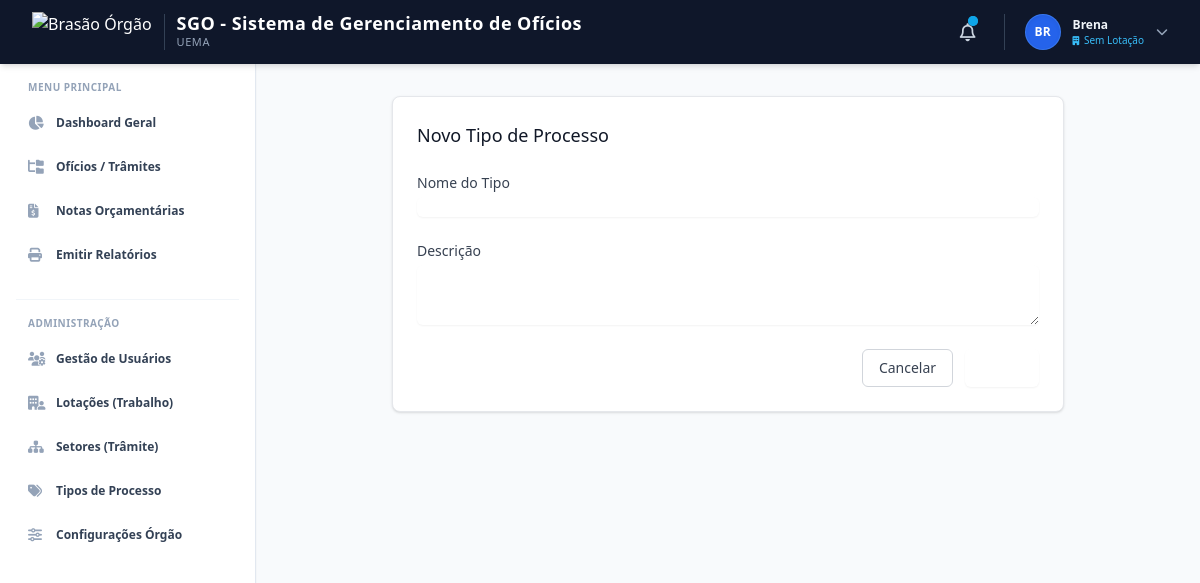
The app's page /admin/tipos/new (signed in) with its own data.
### app/models.py (models this page shows, shortened)
class Configuracao(db.Model):
    __tablename__ = 'configuracoes'
    id = db.Column(db.Integer, primary_key=True)
    nome_sistema = db.Column(db.String(100), default='SGO')
    sigla_orgao = db.Column(db.String(20), default='UEMA')
    nome_departamento = db.Column(db.String(100), default='Coordenação de Planejamento e Orçamento')
    logo_url = db.Column(db.String(500), nullable=True, default='https://upload.wikimedia.org/wikipedia/commons/2/20/Bras%C3%A3o_UEMA.png')
    itens_por_pagina = db.Column(db.Integer, default=10)
    email_suporte = db.Column(db.String(120), nullable=True)
    modo_manutencao = db.Column(db.Boolean, default=False)

class User(UserMixin, db.Model):
    __tablename__ = 'users'
    id = db.Column(db.Integer, primary_key=True)
    nome = db.Column(db.String(100), nullable=False)
    email = db.Column(db.String(120), unique=True, nullable=False, index=True)
    password_hash = db.Column(db.String(256), nullable=False)
    perfil = db.Column(db.String(20), default='Usuario', nullable=False)
    ativo = db.Column(db.Boolean, default=True)
    lotacao_id = db.Column(db.Integer, db.ForeignKey('lotacoes.id'), nullable=True)
    created_at = db.Column(db.DateTime, default=datetime.datetime.now)
    updated_at = db.Column(db.DateTime, onupdate=datetime.datetime.now)
    oficios_criados = db.relationship('Oficio', backref='criador', lazy=True)
    setores_permitidos = db.relationship('Setor', secondary=usuario_setor, backref=db.backref('usuarios_vinculados', lazy='dynamic'))
    @property
    def password(self):
        """Impede a leitura direta da senha."""
        raise AttributeError('A senha não é um atributo legível!')

### app/controllers/admin.py (the view, shortened to what this page needs)
@bp.route('/tipos/novo', methods=['GET', 'POST'])
@bp.route('/tipos/new', methods=['GET', 'POST'])
@login_required
@admin_required
def tipo_create():
    form = TipoProcessoForm()
    return render_template('admin/tipos_form.html', form=form, title="Novo Tipo de Processo")

### app/forms.py (shortened to what this page needs)
class TipoProcessoForm(FlaskForm):
    nome = StringField('Nome do Tipo', validators=[
        DataRequired(),
        Length(min=3, max=100)
    ])
    descricao = TextAreaField('Descrição (Opcional)', validators=[
        Optional(),
        Length(max=255)
    ])
    submit = SubmitField('Salvar Tipo')
    def __init__(self, original_nome=None, *args, **kwargs):
        super(TipoProcessoForm, self).__init__(*args, **kwargs)
        self.original_nome = original_nome

### app/controllers/admin.py (called while the page is built)
def admin_required(f):
    @wraps(f)
    def decorated_function(*args, **kwargs):
        if not current_user.is_authenticated or current_user.perfil != 'Administrador':
            flash('Acesso negado. Esta área é restrita a administradores do sistema.', 'danger')
            return redirect(url_for('main.index'))
        return f(*args, **kwargs)
    return decorated_function

### app/models.py (called while the page is built)
    def tempo_atras(self):
        diff = datetime.datetime.now() - self.created_at
        segundos = diff.total_seconds()
        if segundos < 60:
            return "Agora mesmo"
        elif segundos < 3600:
            minutos = int(segundos / 60)
            return f"Há {minutos} min"
        elif segundos < 86400:
            horas = int(segundos / 3600)
            return f"Há {horas} h"
        else:
            dias = int(segundos / 86400)
            return f"Há {dias} dias"

### app/routes.py (called while the page is built, shortened)
@bp_main.app_context_processor
def inject_globals():
    config = Configuracao.query.first()
    try:
        notificacoes = Notificacao.query.order_by(Notificacao.created_at.desc()).limit(5).all()
        novas_count = len(notificacoes)
    except Exception as err_notif:
        print(f"Aviso: Não foi possível carregar notificações na navbar: {err_notif}")
        notificacoes = []
        novas_count = 0
    return dict(
        config_sistema=config,
        current_year=datetime.now().year,
        notificacoes_nav=notificacoes,
        notificacoes_count=novas_count,
        data_hora_atual=datetime.now()
    )

### app/templates/admin/tipos_form.html (shortened to what this page needs)
{% extends "base/base.html" %}
{% block content %}
<div class="max-w-2xl mx-auto">
    <div class="bg-white shadow sm:rounded-lg border border-gray-200 px-4 py-5 sm:p-6">
        <h3 class="text-lg font-medium text-gray-900 mb-6">{{ title }}</h3>
        <form method="POST">
            <div class="space-y-6">
                <div>
                    <label class="block text-sm font-medium text-gray-700">Nome do Tipo</label>
                    {{ form.nome(class="mt-1 shadow-sm focus:ring-brand-500 focus:border-brand-500 block w-full sm:text-sm border-gray-300 rounded-md") }}
                </div>
                <div>
                    <label class="block text-sm font-medium text-gray-700">Descrição</label>
                    {{ form.descricao(class="mt-1 shadow-sm focus:ring-brand-500 focus:border-brand-500 block w-full sm:text-sm border-gray-300 rounded-md", rows="3") }}
                </div>
            </div>
            <div class="mt-6 flex justify-end">
                <a href="{{ url_for('admin.tipos_list') }}" class="bg-white py-2 px-4 border border-gray-300 rounded-md text-sm font-medium text-gray-700 hover:bg-gray-50 mr-3">Cancelar</a>
                <button type="submit" class="inline-flex justify-center py-2 px-4 border border-transparent shadow-sm text-sm font-medium rounded-md text-white bg-brand-600 hover:bg-brand-700">Salvar</button>
            </div>
        </form>
    </div>
</div>
{% endblock %}

### app/templates/base/base.html (shortened to what this page needs)
<!DOCTYPE html>
<html lang="pt-br" class="h-full bg-slate-50">
<head>
    <script src="https://cdn.tailwindcss.com"></script>
    <link rel="stylesheet" href="https://cdnjs.cloudflare.com/ajax/libs/font-awesome/6.4.0/css/all.min.css">
    <link rel="stylesheet" href="{{ url_for('static', filename='css/style.css') }}">
</head>
<body class="h-full antialiased text-slate-700 bg-slate-50 font-sans" x-data="{ sidebarOpen: false }">
    <div class="min-h-full flex flex-col">
        <header class="bg-slate-900 text-white sticky top-0 z-30 shadow-md">
            <div class="px-4 sm:px-6 lg:px-8 h-16 flex items-center justify-between">
                <div class="flex items-center gap-4">
                    <a href="{{ url_for('main.index') }}" class="flex items-center gap-3 group">
                        <img src="{{ config_sistema.logo_url if config_sistema and config_sistema.logo_url else 'https://upload.wikimedia.org/wikipedia/commons/2/20/Bras%C3%A3o_UEMA.png' }}"
                             alt="Brasão Órgão"
                             class="h-10 w-auto object-contain transition-transform group-hover:scale-105">
                        <div class="border-l border-slate-700 pl-3">
                            <span class="font-bold text-lg leading-none block text-white tracking-wide">{{ config_sistema.nome_sistema if config_sistema else 'SGO' }}</span>
                            <span class="text-[11px] text-slate-400 block mt-0.5 uppercase tracking-wider font-medium">{{ config_sistema.sigla_orgao if config_sistema else 'UEMA' }}</span>
                        </div>
                    </a>
                </div>
                <div class="flex items-center gap-3 sm:gap-5">
                    <div class="relative" x-data="{ open: false }">
                        <button @click="open = !open"
                                type="button"
                                class="relative p-2 text-slate-300 hover:text-white hover:bg-slate-800 rounded-full focus:outline-none transition-colors">
                            <i class="fa-regular fa-bell text-lg"></i>
                            {% if notificacoes_count > 0 %}
                                <span class="absolute top-1.5 right-1.5 flex h-2.5 w-2.5">
                                  <span class="relative inline-flex rounded-full h-2.5 w-2.5 bg-sky-500"></span>
                                </span>
                            {% endif %}
                        </button>
                    </div>
                    {% if current_user.is_authenticated %}
                        <div class="relative border-l border-slate-700 pl-3 sm:pl-5" x-data="{ open: false }">
                            <button @click="open = !open" type="button" class="flex items-center gap-3 text-sm focus:outline-none group">
                                <div class="w-9 h-9 rounded-full bg-blue-600 text-white flex items-center justify-center font-bold text-xs uppercase shadow-inner border border-blue-400/30">
                                    {{ current_user.nome[:2] }}
                                </div>
                                <div class="hidden md:block text-left">
                                    <span class="font-semibold text-xs block text-slate-100 group-hover:text-white leading-none">{{ current_user.nome }}</span>
                                    <span class="text-[10px] text-sky-400 block mt-1 leading-none font-medium">
                                        <i class="fa-solid fa-building text-[9px] mr-0.5"></i>
                                        {{ current_user.lotacao_trabalho.sigla if current_user.lotacao_trabalho else 'Sem Lotação' }}
                                    </span>
                                </div>
                                <i class="fa-solid fa-chevron-down text-xs text-slate-400 group-hover:text-white transition-transform duration-200" :class="open ? 'rotate-180' : ''"></i>
                            </button>
                        </div>
                    {% endif %}
                </div>
            </div>
        </header>
        <div class="flex flex-1 relative">
            <aside class="w-64 bg-white border-r border-slate-200 flex-shrink-0 lg:block fixed lg:static inset-y-0 left-0 z-20 sidebar-transition transform lg:transform-none shadow-sm"
                   :class="sidebarOpen ? 'translate-x-0' : '-translate-x-full lg:translate-x-0'">
                <div class="p-4 space-y-6">
                    <div class="space-y-1">
                        <span class="px-3 text-[10px] font-bold tracking-wider text-slate-400 uppercase block mb-2">Menu Principal</span>
                        <a href="{{ url_for('main.index') }}" class="flex items-center gap-3 px-3 py-2.5 rounded-lg text-xs font-semibold text-slate-700 hover:bg-slate-100 hover:text-blue-600 transition-colors">
                            <i class="fa-solid fa-chart-pie text-slate-400 w-4 text-sm"></i> Dashboard Geral
                        </a>
                        <a href="{{ url_for('oficios.list') }}" class="flex items-center gap-3 px-3 py-2.5 rounded-lg text-xs font-semibold text-slate-700 hover:bg-slate-100 hover:text-blue-600 transition-colors">
                            <i class="fa-solid fa-folder-tree text-slate-400 w-4 text-sm"></i> Ofícios / Trâmites
                        </a>
                        <a href="{{ url_for('notas.list') }}" class="flex items-center gap-3 px-3 py-2.5 rounded-lg text-xs font-semibold text-slate-700 hover:bg-slate-100 hover:text-blue-600 transition-colors">
                            <i class="fa-solid fa-file-invoice-dollar text-slate-400 w-4 text-sm"></i> Notas Orçamentárias
                        </a>
                        <a href="{{ url_for('main.relatorio_geral') }}" class="flex items-center gap-3 px-3 py-2.5 rounded-lg text-xs font-semibold text-slate-700 hover:bg-slate-100 hover:text-blue-600 transition-colors">
                            <i class="fa-solid fa-print text-slate-400 w-4 text-sm"></i> Emitir Relatórios
                        </a>
                    </div>
                    {% if current_user.is_authenticated and current_user.perfil == 'Administrador' %}
                        <div class="space-y-1 border-t border-slate-100 pt-4">
                            <span class="px-3 text-[10px] font-bold tracking-wider text-slate-400 uppercase block mb-2">Administração</span>
                            <a href="{{ url_for('admin.users_list') }}" class="flex items-center gap-3 px-3 py-2.5 rounded-lg text-xs font-semibold text-slate-700 hover:bg-slate-100 hover:text-blue-600 transition-colors">
                                <i class="fa-solid fa-users-gear text-slate-400 w-4 text-sm"></i> Gestão de Usuários
                            </a>
                            <a href="{{ url_for('admin.lotacoes_list') }}" class="flex items-center gap-3 px-3 py-2.5 rounded-lg text-xs font-semibold text-slate-700 hover:bg-slate-100 hover:text-blue-600 transition-colors">
                                <i class="fa-solid fa-building-user text-slate-400 w-4 text-sm"></i> Lotações (Trabalho)
                            </a>
                            <a href="{{ url_for('admin.setores_list') }}" class="flex items-center gap-3 px-3 py-2.5 rounded-lg text-xs font-semibold text-slate-700 hover:bg-slate-100 hover:text-blue-600 transition-colors">
                                <i class="fa-solid fa-sitemap text-slate-400 w-4 text-sm"></i> Setores (Trâmite)
                            </a>
                            <a href="{{ url_for('admin.tipos_list') }}" class="flex items-center gap-3 px-3 py-2.5 rounded-lg text-xs font-semibold text-slate-700 hover:bg-slate-100 hover:text-blue-600 transition-colors">
                                <i class="fa-solid fa-tags text-slate-400 w-4 text-sm"></i> Tipos de Processo
                            </a>
                            <a href="{{ url_for('admin.configuracoes') }}" class="flex items-center gap-3 px-3 py-2.5 rounded-lg text-xs font-semibold text-slate-700 hover:bg-slate-100 hover:text-blue-600 transition-colors">
                                <i class="fa-solid fa-sliders text-slate-400 w-4 text-sm"></i> Configurações Órgão
                            </a>
                        </div>
                    {% endif %}
                </div>
            </aside>
            <main class="flex-1 p-4 sm:p-6 lg:p-8 overflow-y-auto w-full">
                {% block content %}{% endblock %}
            </main>
        </div>
    </div>
</body>
</html>

### app/static/css/style.css (style rules this page uses)
:root { --primary: #009CFF; --primary-dark: #007dcc; --primary-hover: #26abff; --secondary: #6c757d; --success: #198754; --info: #0dcaf0; --warning: #ffc107; --danger: #dc3545; --light: #F3F6F9; --dark: #191C24; --sidebar-width: 250px; --header-height: 64px; --border-color: #e2e8f0; --background-slate: #f8fafc; }
*, *::before, *::after { box-sizing: border-box; }
html, body { height: 100%; margin: 0; padding: 0; font-family: 'Inter', system-ui, -apple-system, BlinkMacSystemFont, "Segoe UI", Roboto, "Helvetica Neue", Arial, sans-serif; font-size: 1rem; font-weight: 400; line-height: 1.5; color: #334155; background-color: var(--background-slate); -webkit-text-size-adjust: 100%; -webkit-tap-highlight-color: rgba(0, 0, 0, 0); }
a { color: var(--primary); text-decoration: none; transition: color 0.15s ease-in-out; }

### records on screen
Configuracao: nome_sistema "SGO - Sistema de Gerenciamento de Ofícios", sigla_orgao "UEMA"
User: nome "BR", nome "Brena"

### other values on screen
{{ title }} "Novo Tipo de Processo"
